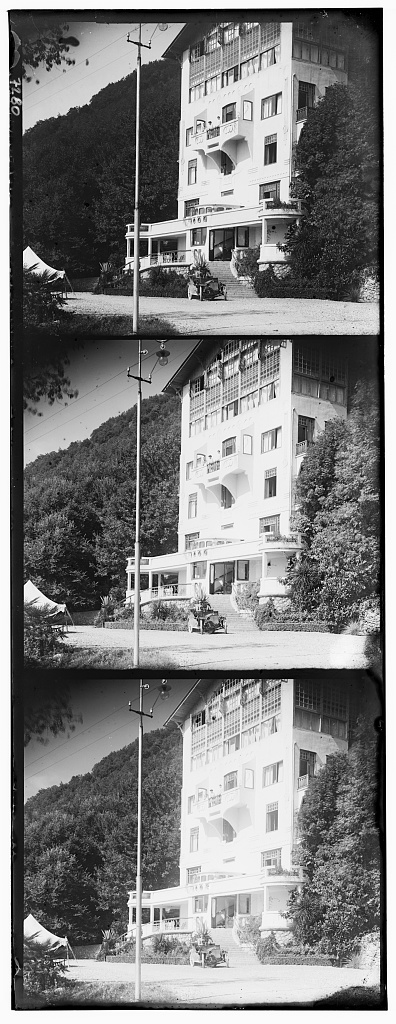
#> input picture DIP_HW1/inputs/P2/05.jpg, 396 x 1024 px, given in place of ghost_1.png, which was not available
$ python part_a.py
#> lines starting #> are read from the running program, lines starting #| are printed output that depends on the picture; pictures that were not available may be replaced by others from this repository, and a replacement may not be noted

# coding: utf-8

# In[1]:


import numpy as np
import matplotlib.pyplot as plt
import cv2


# In[2]:


def hist_eq(img):

    #cdf needed to get normalized.. the usual dividing over number of pixels didn't go well
    pdf = (np.histogram(img.ravel(), 256, [0,255])[0])
    cdf = np.cumsum(pdf)
    #Normalize cdf
    nj = (cdf - cdf.min()) * 255
    N = cdf.max() - cdf.min()
    cdf = nj / N

    cdf = cdf.astype('uint8')
    new = cdf[img.ravel()]
    new = new.reshape((img.shape[0], img.shape[1]))

    return new


# In[3]:


def adaptive_hist_eq(img, tile):
    row = np.ceil(img.shape[0]/tile).astype(int)
    col = np.ceil(img.shape[1]/tile).astype(int)
    new = img.copy()
    for i in range(row):
        for j in range(col):

            x = [i*tile,(i+1)*tile]
            y = [j*tile,(j+1)*tile]

            if x[1]>new.shape[0]:
                x[1]=new.shape[0]
            if y[1]>new.shape[1]:
                y[1]=new.shape[1]
            new[x[0]:x[1], y[0]:y[1]] = hist_eq(new[x[0]:x[1], y[0]:y[1]])

    return new


# In[4]:


def hist_eq_plot(img,i):
    output_a = adaptive_hist_eq(img, 200)
    plt.figure(figsize=(10,10))
    plt.xticks([])
    plt.yticks([])
    plt.imsave('F://Uni/992/Digital Image Processing/Homeworks/DIP_HW2/output/P5/hist_eq_'+str(i)+'.png', output_a,
              cmap = 'gray')
    plt.title('Histogram Equalization')
    plt.imshow(output_a, cmap='gray')
    plt.show()
    return output_a


# In[5]:


path = 'F://Uni/992/Digital Image Processing/Homeworks/DIP_HW2/inputs/P5/'

ghost_1 = cv2.imread(path + 'ghost_1.png')
#> ghost_1 is the input picture: shape (1024, 396, 3); min 0, max 255, mean 126.7
ghost_1 = cv2.cvtColor(ghost_1, cv2.COLOR_BGR2GRAY)
#> ghost_1: shape (1024, 396)

ghost_2 = cv2.imread(path + 'ghost_2.png')
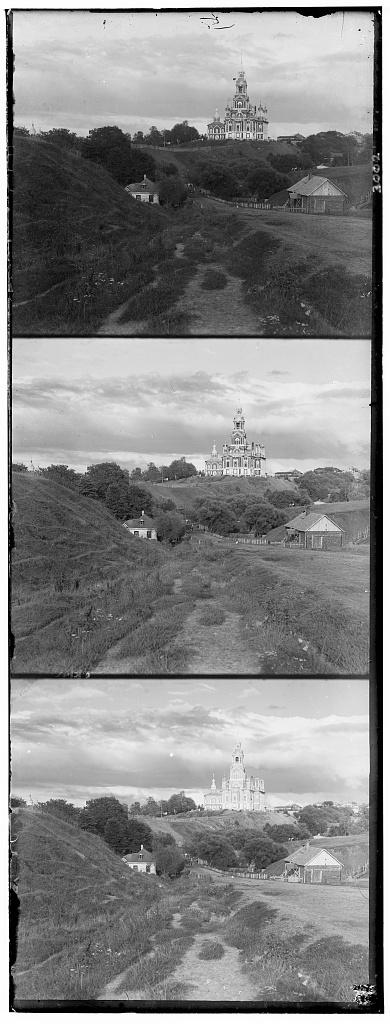
#> input picture DIP_HW1/inputs/P2/06.jpg, 390 x 1024 px, given in place of ghost_2.png, which was not available
#> ghost_2 is the input picture: shape (1024, 390, 3); min 0, max 255, mean 133.7
ghost_2 = cv2.cvtColor(ghost_2, cv2.COLOR_BGR2GRAY)
#> ghost_2: shape (1024, 390)

ghost_3 = cv2.imread(path + 'ghost_3.png')
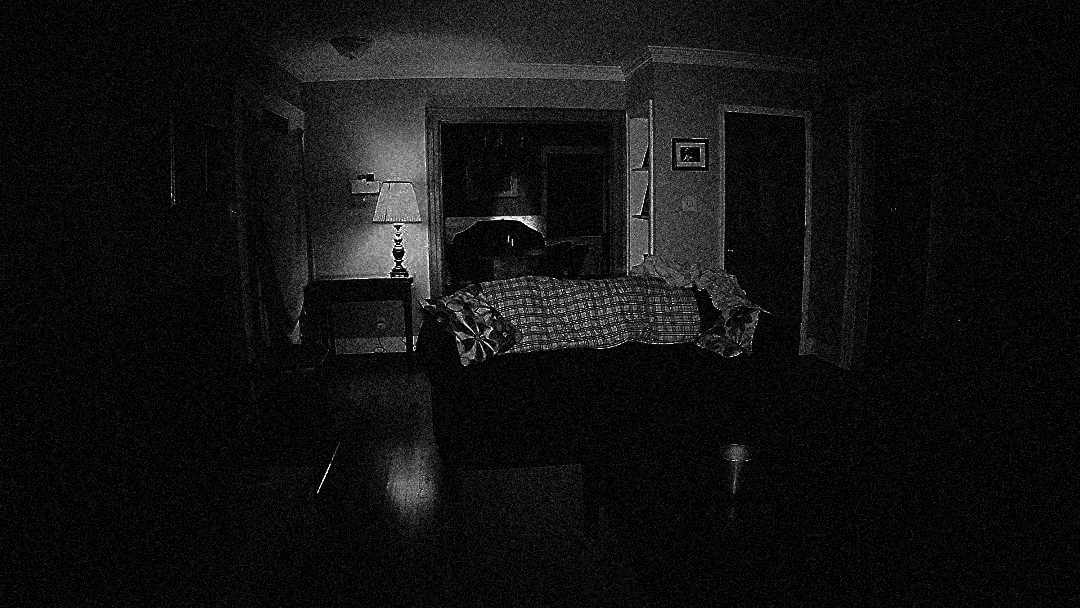
#> input picture DIP_HW2/inputs/P5/ghost_3.png, 1080 x 608 px, found by its file name
#> ghost_3 is the input picture: shape (608, 1080, 3); min 0, max 255, mean 17.5
ghost_3 = cv2.cvtColor(ghost_3, cv2.COLOR_BGR2GRAY)
#> ghost_3: shape (608, 1080)

ghost_4 = cv2.imread(path + 'ghost_4.png')
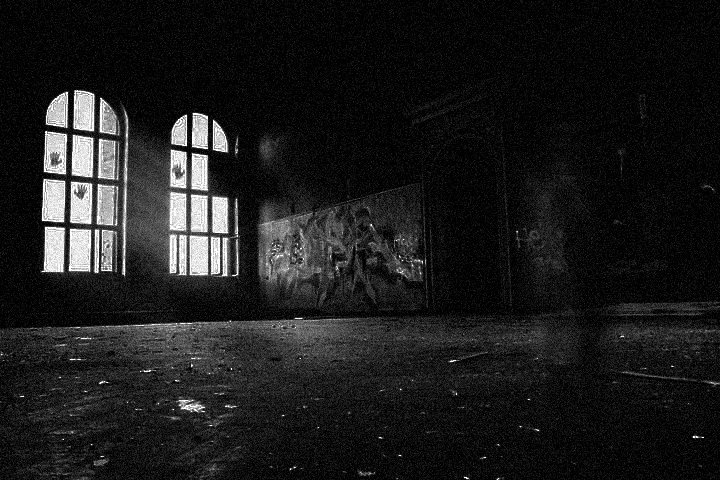
#> input picture DIP_HW2/inputs/P5/ghost_4.png, 720 x 480 px, found by its file name
#> ghost_4 is the input picture: shape (480, 720, 3); min 0, max 255, mean 28.2
ghost_4 = cv2.cvtColor(ghost_4, cv2.COLOR_BGR2GRAY)
#> ghost_4: shape (480, 720)


# In[7]:


hist_eq_plot(ghost_1,1)
#> the loop in adaptive_hist_eq, `for i in range(row):` made 6 passes
hist_eq_plot(ghost_2,2)
#> the loop in adaptive_hist_eq (call 2), `for i in range(row):` made 6 passes
hist_eq_plot(ghost_3,3)
#> call 3 of adaptive_hist_eq, with tile = 200
#> the loop in adaptive_hist_eq (call 3), `for i in range(row):` made 4 passes
#> after the loop in adaptive_hist_eq (call 3), `for i in range(row):`:
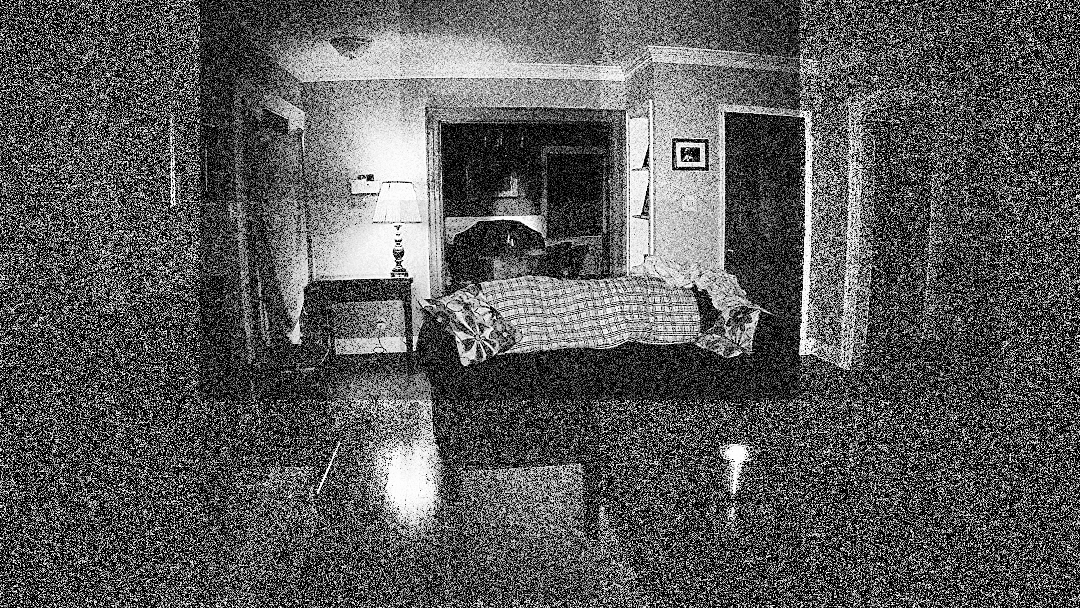
#> new: shape (608, 1080); min 0, max 255, mean 89.7
hist_eq_plot(ghost_4,4)
#> call 4 of adaptive_hist_eq, with tile = 200
#> the loop in adaptive_hist_eq (call 4), `for i in range(row):` made 3 passes
#> pass 1, in hist_eq (call 51), `new = new.reshape((img.shape[0], img.shape[1]))`:
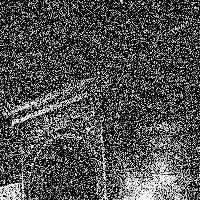
#> new: shape (200, 200); min 0, max 255, mean 76.4
#> pass 1, in hist_eq (call 52), `new = new.reshape((img.shape[0], img.shape[1]))`:
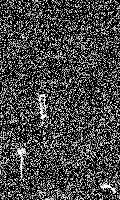
#> new: shape (200, 120); min 0, max 255, mean 71.7
#> after the loop in adaptive_hist_eq (call 4), `for i in range(row):`:
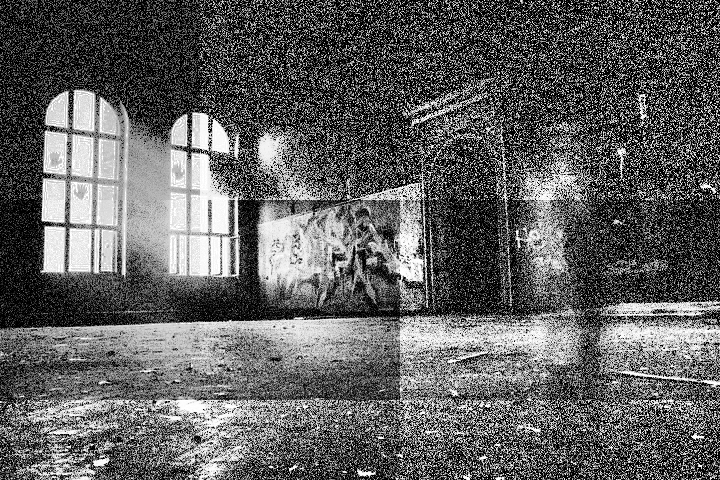
#> new: shape (480, 720); min 0, max 255, mean 97.1
